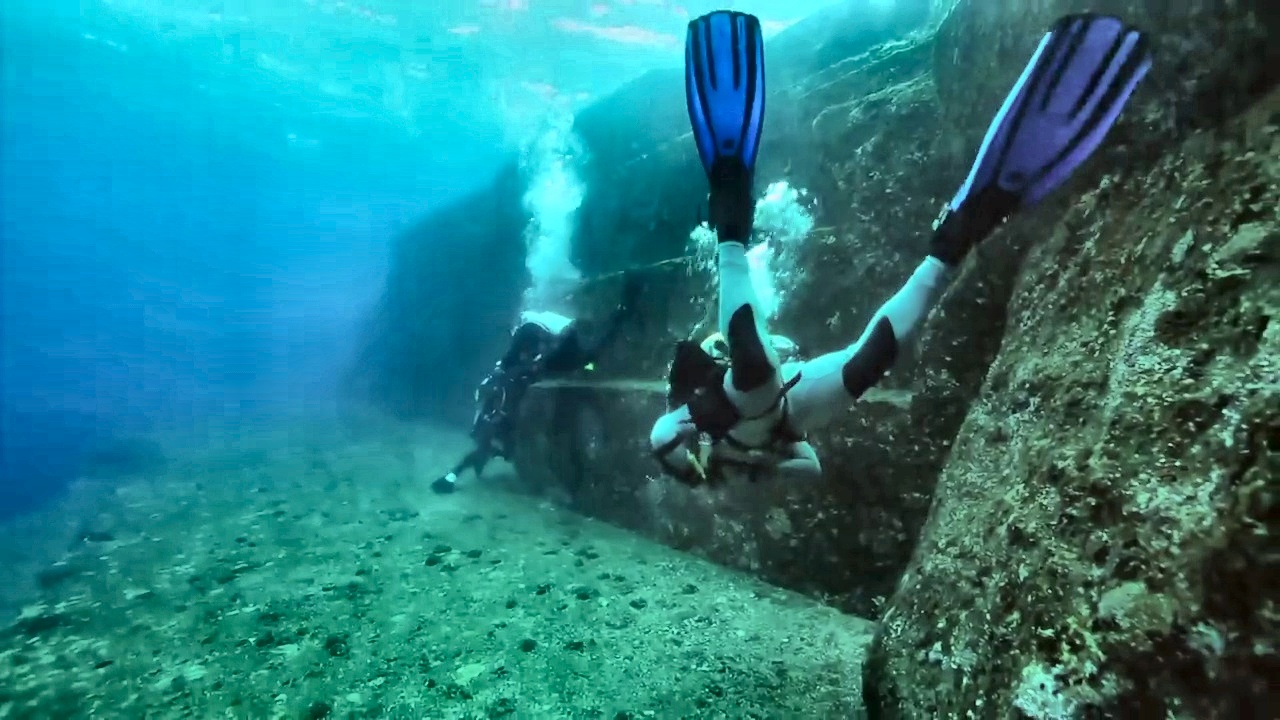
#> input picture enhancement/clahe_dataset/d_r_14_.jpg, 1280 x 720 px, given as the content of the folder dataset/train_val/images, which was not available
$ python clahe_all_images.py
#> lines starting #> are read from the running program, lines starting #| are printed output that depends on the picture; pictures that were not available may be replaced by others from this repository, and a replacement may not be noted
import os
import cv2

input_folder = "dataset/train_val/images"
output_folder = "enhancement/clahe_dataset"

os.makedirs(output_folder, exist_ok=True)

clahe = cv2.createCLAHE(clipLimit=2.0, tileGridSize=(8,8))

image_files = os.listdir(input_folder)

print(f"Found {len(image_files)} images.")

for image_name in image_files:

    image_path = os.path.join(input_folder, image_name)

    image = cv2.imread(image_path)
#> image is the input picture: shape (720, 1280, 3); mean B, G, R 130.1, 124.5, 37.4

    lab = cv2.cvtColor(image, cv2.COLOR_BGR2LAB)
#> lab: shape (720, 1280, 3); mean of channels 0, 1, 2 120.5, 108.3, 118.8

    l, a, b = cv2.split(lab)
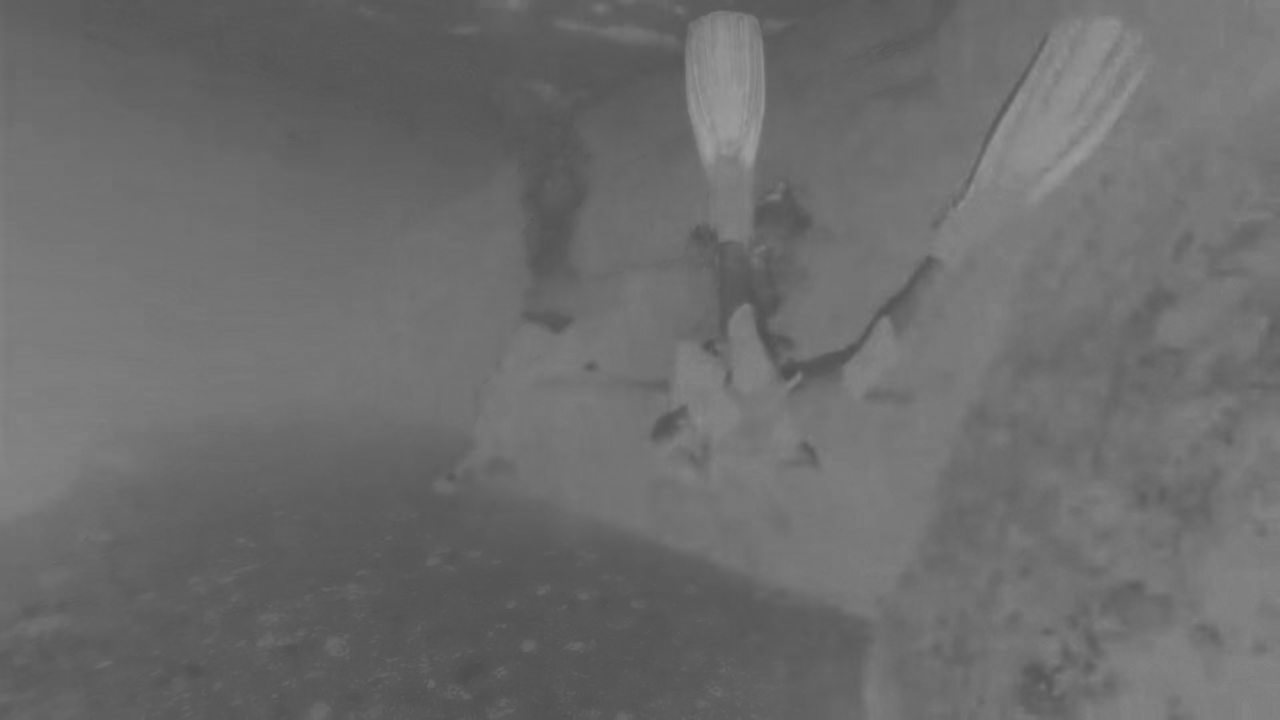
#> a: shape (720, 1280); min 77, max 158, mean 108.3
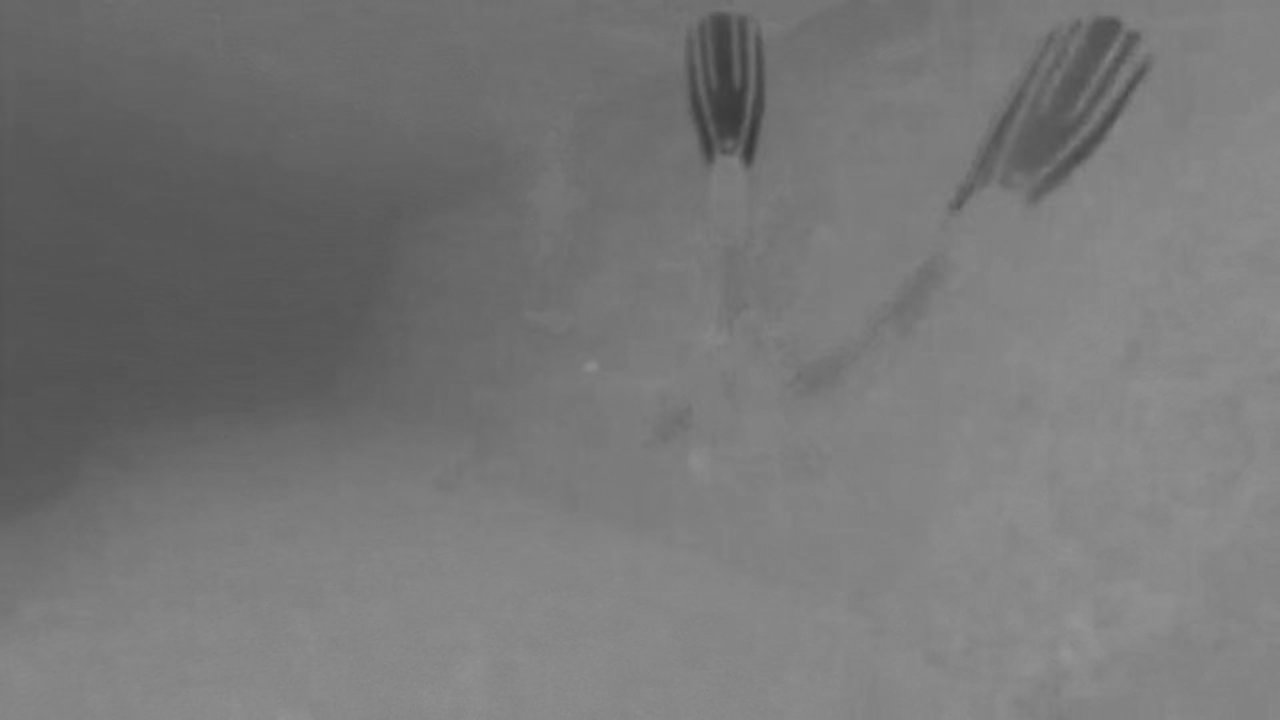
#> b: shape (720, 1280); min 57, max 149, mean 118.8

    l = clahe.apply(l)
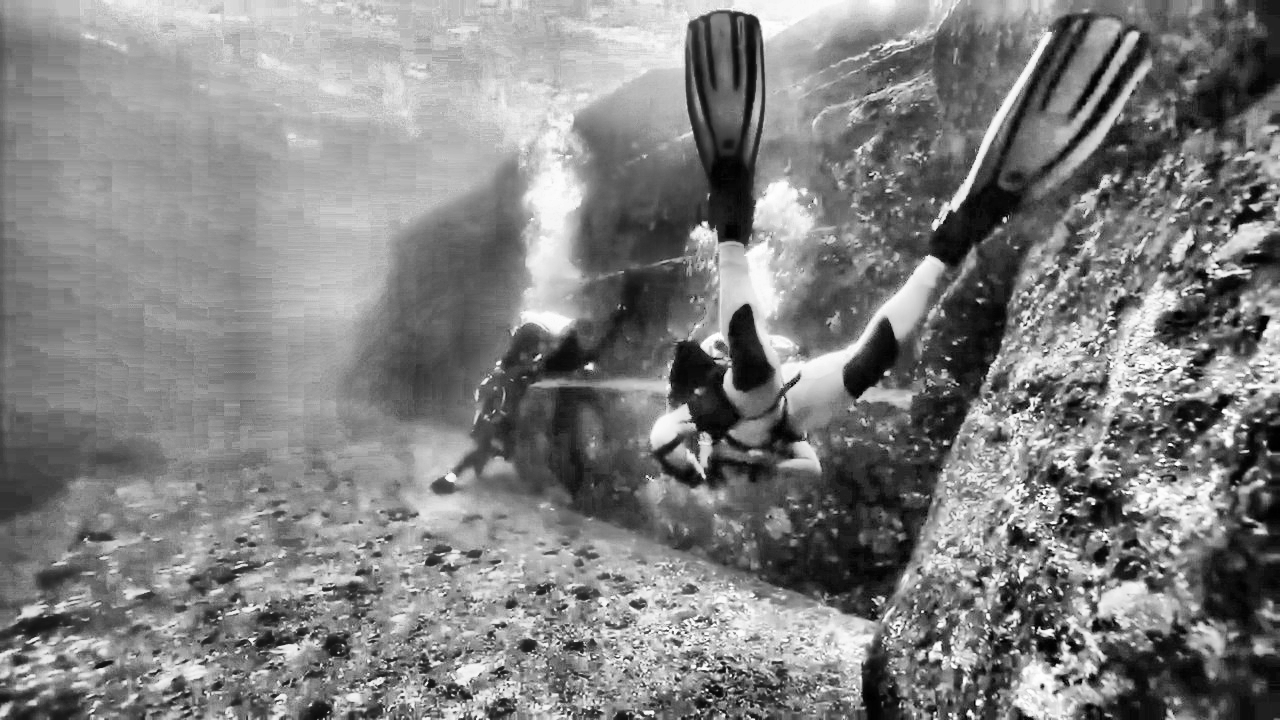
#> l: shape (720, 1280); min 0, max 255, mean 128.7

    enhanced = cv2.merge((l, a, b))
#> enhanced: shape (720, 1280, 3); mean of channels 0, 1, 2 128.7, 108.3, 118.8

    enhanced = cv2.cvtColor(enhanced, cv2.COLOR_LAB2BGR)
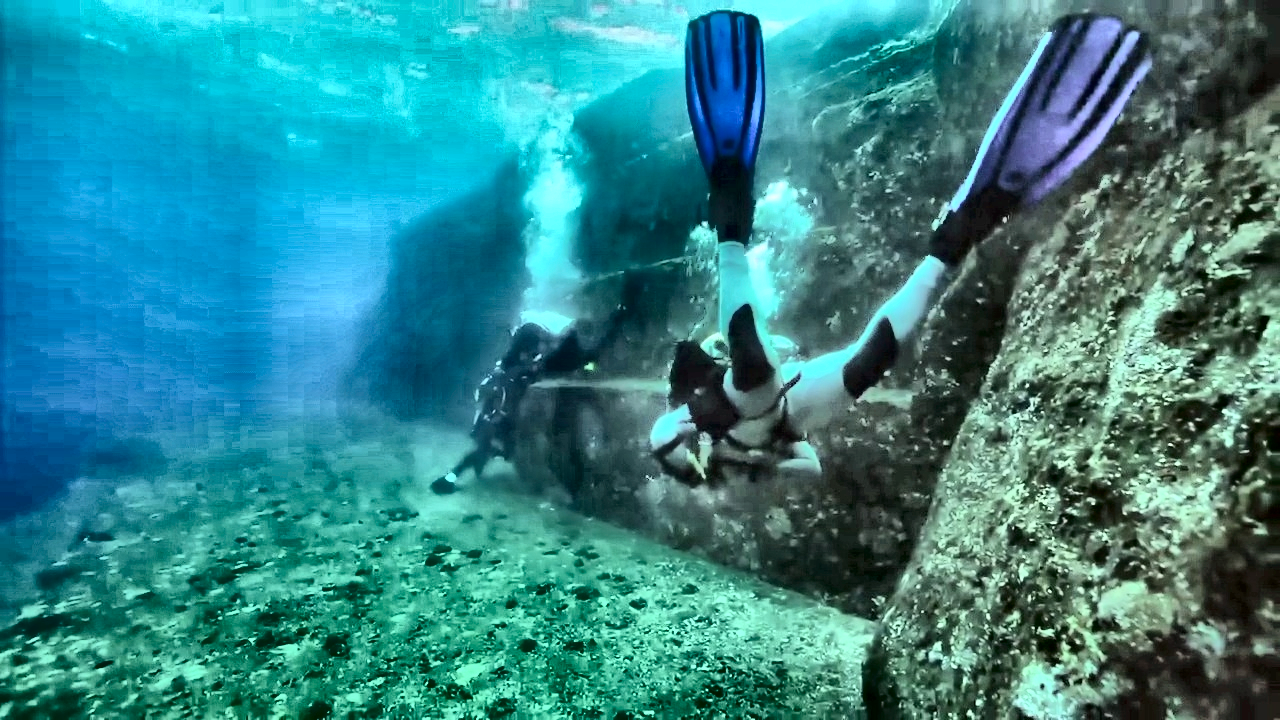
#> enhanced: shape (720, 1280, 3); mean B, G, R 137.8, 132.7, 49.6

    save_path = os.path.join(output_folder, image_name)

    cv2.imwrite(save_path, enhanced)

print("🎉 All images enhanced successfully!")

$ run again, on enhancement/clahe_dataset/d_r_316_.jpg
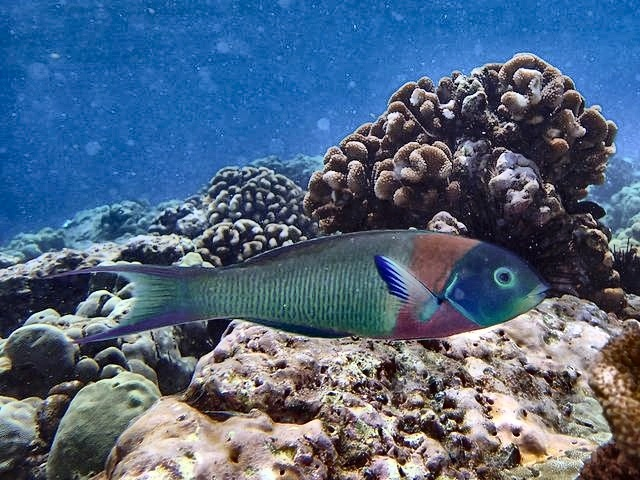
#> input picture enhancement/clahe_dataset/d_r_316_.jpg, 640 x 480 px, given as the content of the folder dataset/train_val/images, which was not available
#> image is the input picture: shape (480, 640, 3); mean B, G, R 128, 102, 81.2
#> lab: shape (480, 640, 3); mean of channels 0, 1, 2 108, 131.6, 112.3
#> `l = clahe.apply(l)`:
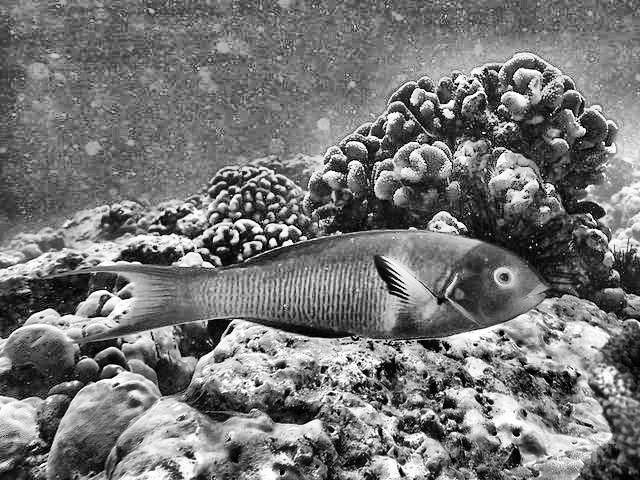
#> l: shape (480, 640); min 0, max 255, mean 118.2
#> `enhanced = cv2.cvtColor(enhanced, cv2.COLOR_LAB2BGR)`:
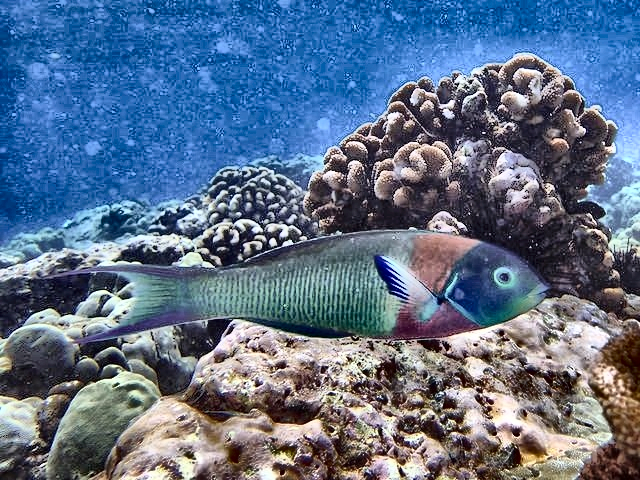
#> enhanced: shape (480, 640, 3); mean B, G, R 138.3, 112.2, 92.4

$ run again, on enhancement/clahe_dataset/d_r_327_.jpg
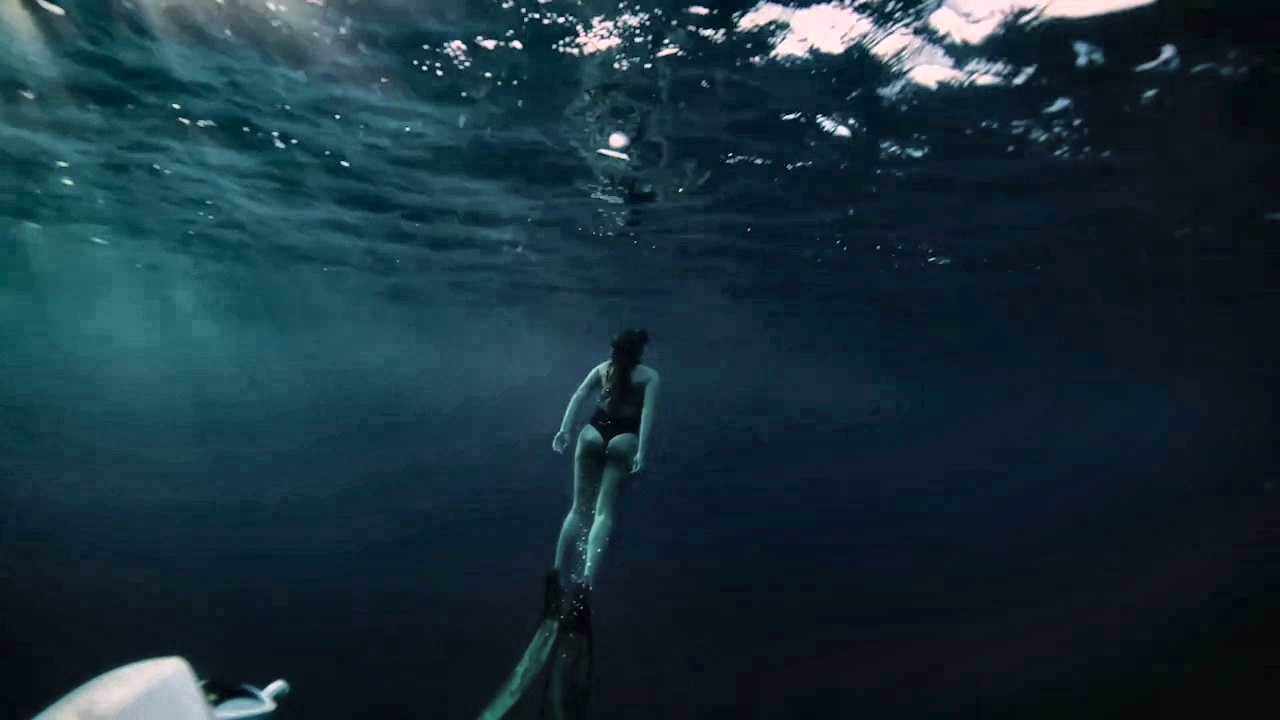
#> input picture enhancement/clahe_dataset/d_r_327_.jpg, 1280 x 720 px, given as the content of the folder dataset/train_val/images, which was not available
#> image is the input picture: shape (720, 1280, 3); mean B, G, R 58.9, 48.4, 24.3
#> lab: shape (720, 1280, 3); mean of channels 0, 1, 2 46.1, 123, 118.7
#> `l, a, b = cv2.split(lab)`:
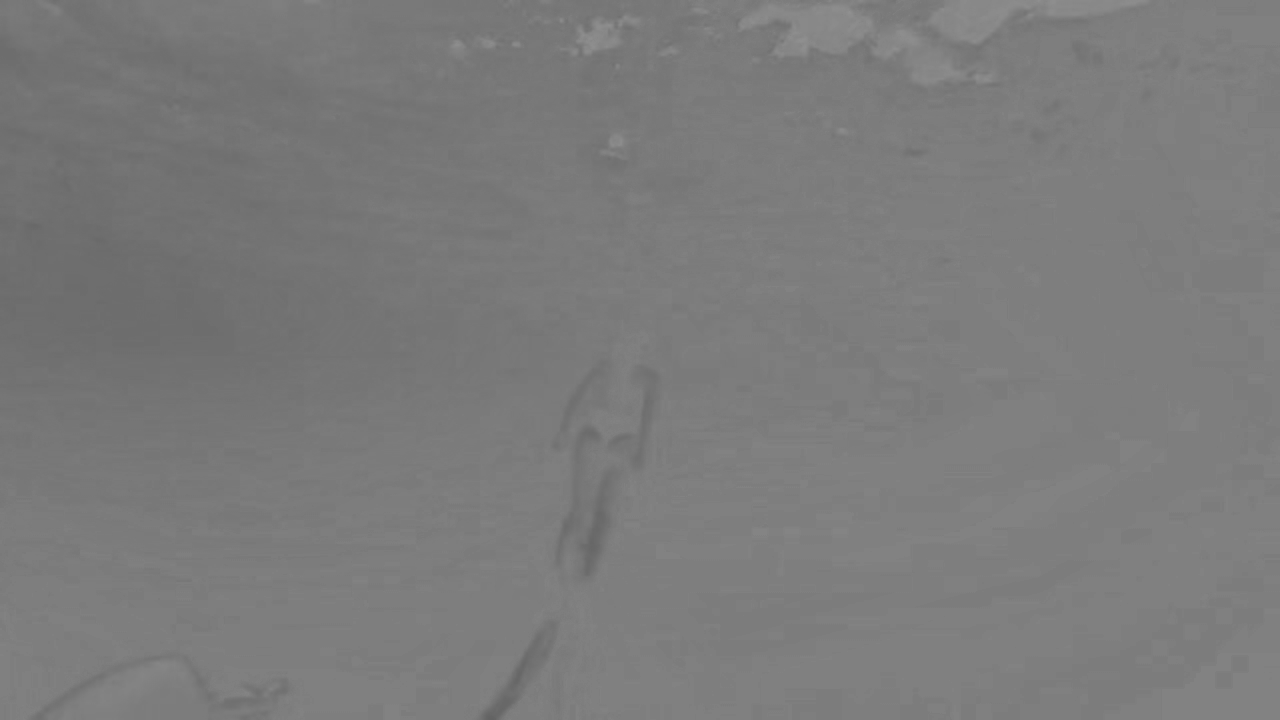
#> a: shape (720, 1280); min 99, max 144, mean 123
#> `enhanced = cv2.cvtColor(enhanced, cv2.COLOR_LAB2BGR)`:
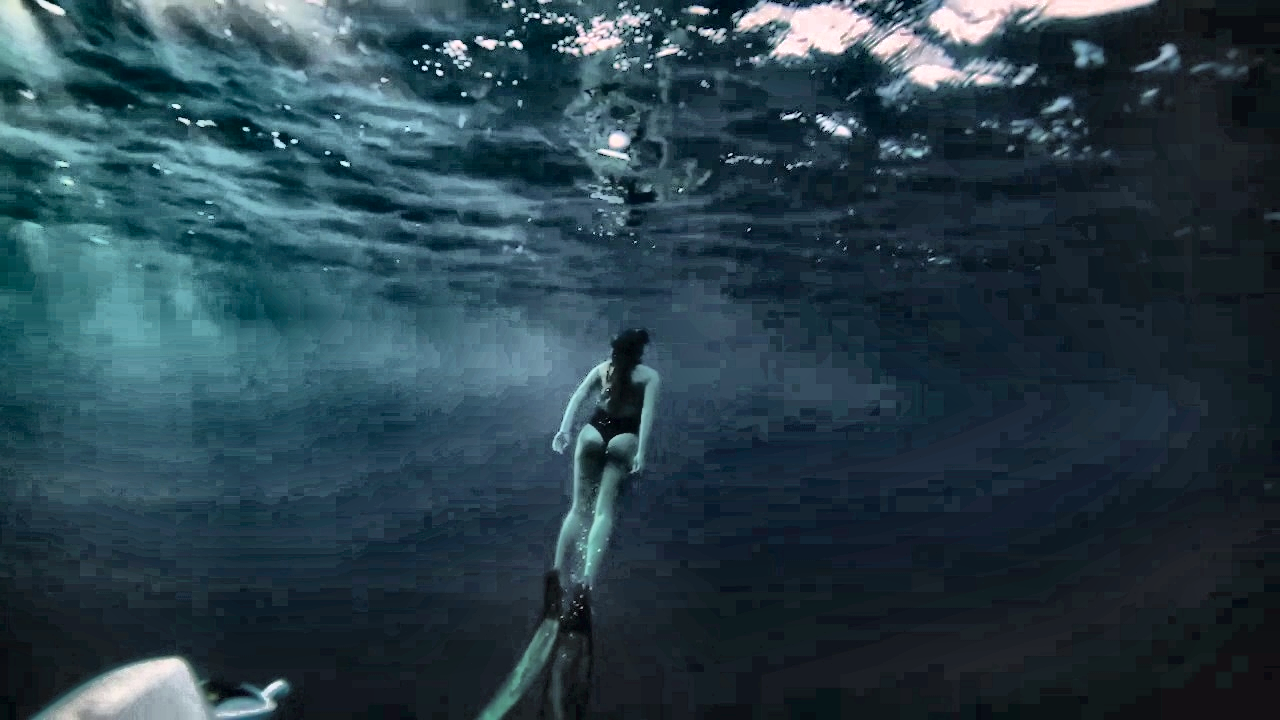
#> enhanced: shape (720, 1280, 3); mean B, G, R 75, 64.2, 41.2

$ run again, on enhancement/clahe_dataset/d_r_33_.jpg
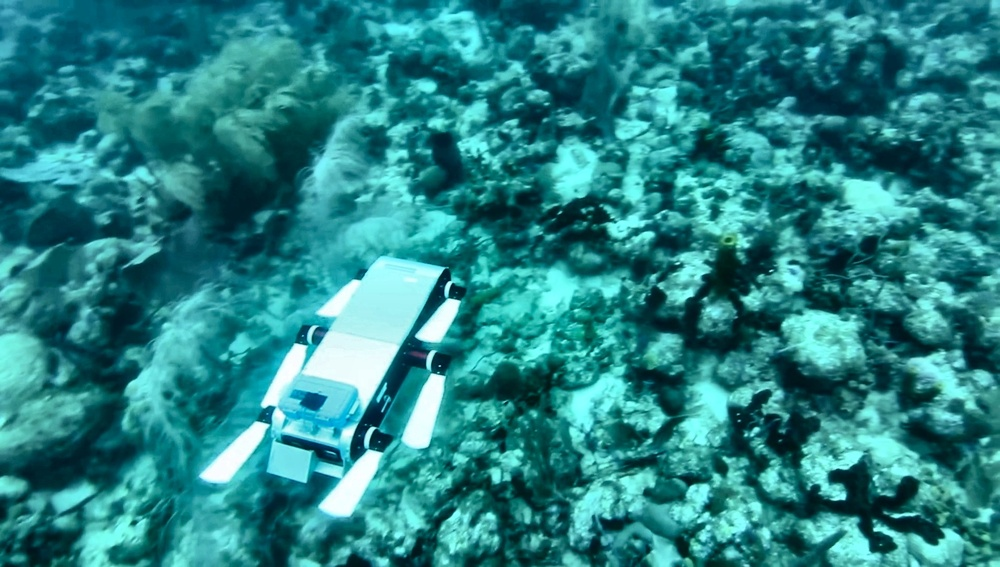
#> input picture enhancement/clahe_dataset/d_r_33_.jpg, 1000 x 567 px, shrunk from 1906 x 1080 before the run, given as the content of the folder dataset/train_val/images, which was not available
#> image is the input picture: shape (567, 1000, 3); mean B, G, R 134.2, 131.6, 39.1
#> lab: shape (567, 1000, 3); mean of channels 0, 1, 2 126, 104.2, 118.9
#> `l = clahe.apply(l)`:
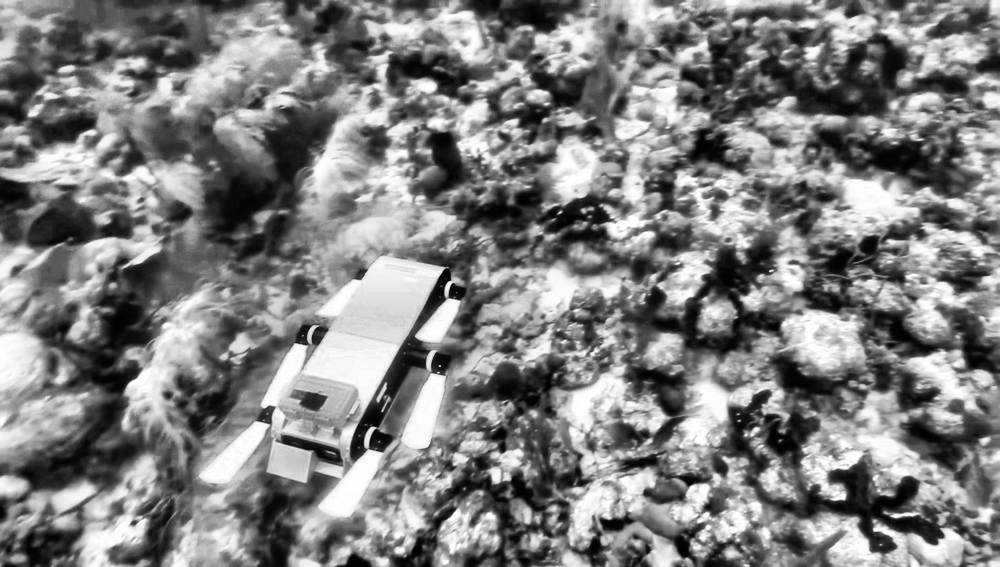
#> l: shape (567, 1000); min 0, max 255, mean 127.9
#> `enhanced = cv2.cvtColor(enhanced, cv2.COLOR_LAB2BGR)`:
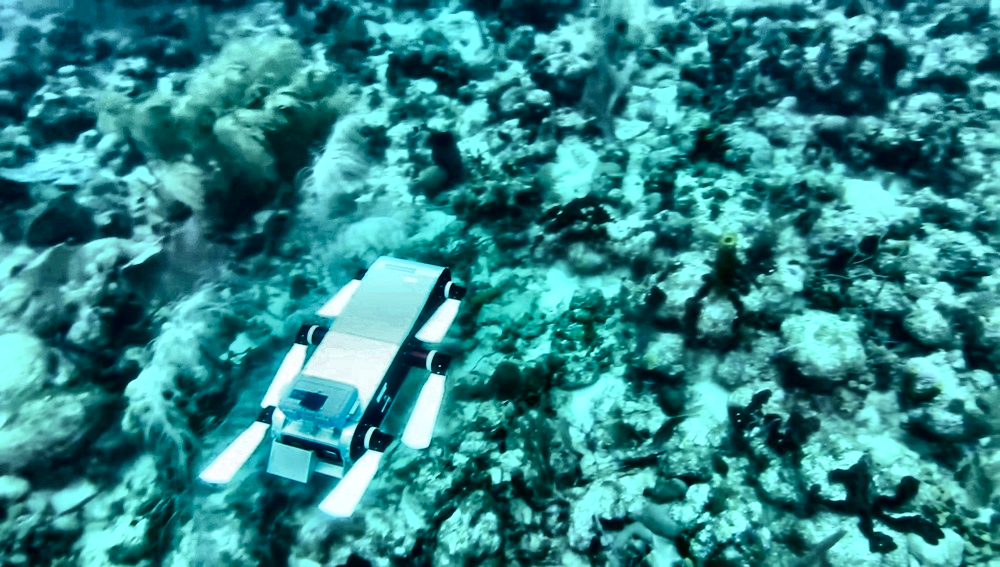
#> enhanced: shape (567, 1000, 3); mean B, G, R 137.1, 134.5, 49.9
